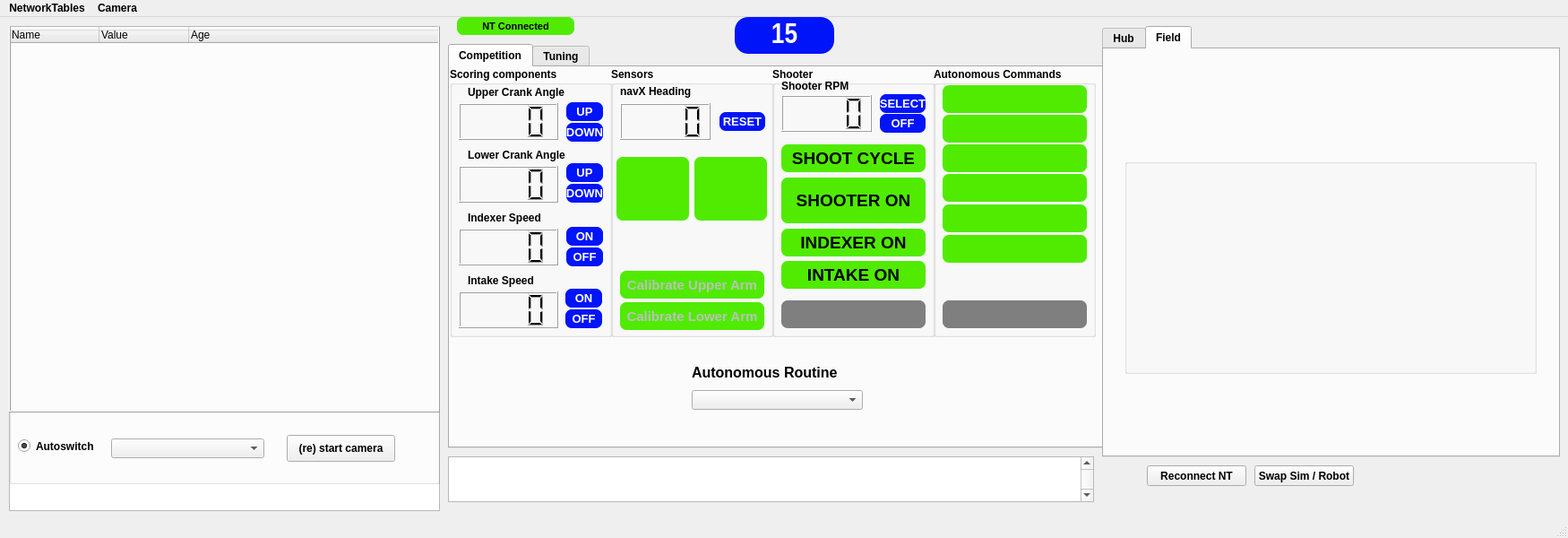
<?xml version="1.0" encoding="UTF-8"?>
<ui version="4.0">
 <class>MainWindow</class>
 <widget class="QMainWindow" name="MainWindow">
  <property name="geometry">
   <rect>
    <x>0</x>
    <y>0</y>
    <width>1750</width>
    <height>600</height>
   </rect>
  </property>
  <property name="font">
   <font>
    <weight>75</weight>
    <bold>true</bold>
   </font>
  </property>
  <property name="windowTitle">
   <string>FRC 2429 Blockhead Dashboard</string>
  </property>
  <property name="windowIcon">
   <iconset>
    <normaloff>png/blockhead.ico</normaloff>png/blockhead.ico</iconset>
  </property>
  <widget class="QWidget" name="centralwidget">
   <widget class="QTreeWidget" name="qt_tree_widget_nt">
    <property name="geometry">
     <rect>
      <x>10</x>
      <y>10</y>
      <width>481</width>
      <height>541</height>
     </rect>
    </property>
    <property name="font">
     <font>
      <weight>50</weight>
      <bold>false</bold>
     </font>
    </property>
    <column>
     <property name="text">
      <string>Name</string>
     </property>
    </column>
    <column>
     <property name="text">
      <string>Value</string>
     </property>
    </column>
    <column>
     <property name="text">
      <string>Age</string>
     </property>
    </column>
   </widget>
   <widget class="QPlainTextEdit" name="qt_text_status">
    <property name="geometry">
     <rect>
      <x>500</x>
      <y>490</y>
      <width>721</width>
      <height>51</height>
     </rect>
    </property>
    <property name="verticalScrollBarPolicy">
     <enum>Qt::ScrollBarAlwaysOn</enum>
    </property>
    <property name="readOnly">
     <bool>true</bool>
    </property>
   </widget>
   <widget class="QPushButton" name="qt_button_reconnect">
    <property name="geometry">
     <rect>
      <x>1280</x>
      <y>500</y>
      <width>111</width>
      <height>23</height>
     </rect>
    </property>
    <property name="text">
     <string>Reconnect NT</string>
    </property>
   </widget>
   <widget class="QTabWidget" name="tabWidget">
    <property name="geometry">
     <rect>
      <x>500</x>
      <y>30</y>
      <width>731</width>
      <height>451</height>
     </rect>
    </property>
    <property name="currentIndex">
     <number>0</number>
    </property>
    <widget class="QWidget" name="tab">
     <attribute name="title">
      <string>Competition</string>
     </attribute>
     <widget class="QGroupBox" name="groupBox_4">
      <property name="geometry">
       <rect>
        <x>360</x>
        <y>0</y>
        <width>181</width>
        <height>301</height>
       </rect>
      </property>
      <property name="title">
       <string>Shooter</string>
      </property>
      <widget class="QLabel" name="qlabel_shooter_indicator">
       <property name="enabled">
        <bool>false</bool>
       </property>
       <property name="geometry">
        <rect>
         <x>10</x>
         <y>123</y>
         <width>161</width>
         <height>51</height>
        </rect>
       </property>
       <property name="font">
        <font>
         <family>MS Shell Dlg 2</family>
         <pointsize>14</pointsize>
         <weight>75</weight>
         <bold>true</bold>
        </font>
       </property>
       <property name="styleSheet">
        <string notr="true">border: 7px;
border-radius: 7px;
background-color:rgb(80, 235, 0);
color:rgb(0, 0, 0);</string>
       </property>
       <property name="text">
        <string>SHOOTER ON</string>
       </property>
       <property name="textFormat">
        <enum>Qt::AutoText</enum>
       </property>
       <property name="alignment">
        <set>Qt::AlignCenter</set>
       </property>
      </widget>
      <widget class="QLabel2" name="qlabel_shoot_cycle_indicator">
       <property name="enabled">
        <bool>true</bool>
       </property>
       <property name="geometry">
        <rect>
         <x>10</x>
         <y>86</y>
         <width>161</width>
         <height>31</height>
        </rect>
       </property>
       <property name="font">
        <font>
         <family>MS Shell Dlg 2</family>
         <pointsize>14</pointsize>
         <weight>75</weight>
         <bold>true</bold>
        </font>
       </property>
       <property name="styleSheet">
        <string notr="true">border: 7px;
border-radius: 7px;
background-color:rgb(80, 235, 0);</string>
       </property>
       <property name="text">
        <string>SHOOT CYCLE</string>
       </property>
       <property name="textFormat">
        <enum>Qt::AutoText</enum>
       </property>
       <property name="alignment">
        <set>Qt::AlignCenter</set>
       </property>
      </widget>
      <widget class="QLabel2" name="qlabel_indexer_indicator">
       <property name="enabled">
        <bool>true</bool>
       </property>
       <property name="geometry">
        <rect>
         <x>10</x>
         <y>180</y>
         <width>161</width>
         <height>31</height>
        </rect>
       </property>
       <property name="font">
        <font>
         <family>MS Shell Dlg 2</family>
         <pointsize>14</pointsize>
         <weight>75</weight>
         <bold>true</bold>
        </font>
       </property>
       <property name="styleSheet">
        <string notr="true">border: 7px;
border-radius: 7px;
background-color:rgb(80, 235, 0);</string>
       </property>
       <property name="text">
        <string>INDEXER ON</string>
       </property>
       <property name="textFormat">
        <enum>Qt::AutoText</enum>
       </property>
       <property name="alignment">
        <set>Qt::AlignCenter</set>
       </property>
      </widget>
      <widget class="QLabel2" name="qlabel_game_piece_indicator">
       <property name="geometry">
        <rect>
         <x>10</x>
         <y>260</y>
         <width>161</width>
         <height>31</height>
        </rect>
       </property>
       <property name="font">
        <font>
         <pointsize>12</pointsize>
         <weight>75</weight>
         <bold>true</bold>
        </font>
       </property>
       <property name="styleSheet">
        <string notr="true">border: 7px;
border-radius: 7px;
background-color:rgb(127, 127, 127);</string>
       </property>
       <property name="text">
        <string>&lt;Cone or Cube&gt;</string>
       </property>
       <property name="textFormat">
        <enum>Qt::AutoText</enum>
       </property>
       <property name="alignment">
        <set>Qt::AlignCenter</set>
       </property>
      </widget>
      <widget class="QLabel2" name="qlabel_shooter_on_indicator">
       <property name="enabled">
        <bool>true</bool>
       </property>
       <property name="geometry">
        <rect>
         <x>120</x>
         <y>30</y>
         <width>51</width>
         <height>21</height>
        </rect>
       </property>
       <property name="font">
        <font>
         <family>MS Shell Dlg 2</family>
         <pointsize>10</pointsize>
         <weight>75</weight>
         <bold>true</bold>
        </font>
       </property>
       <property name="styleSheet">
        <string notr="true">border: 7px;
border-radius: 7px;
color:rgb(255, 255, 255);
background-color:rgb(0, 20, 250);</string>
       </property>
       <property name="text">
        <string>SELECT</string>
       </property>
       <property name="textFormat">
        <enum>Qt::AutoText</enum>
       </property>
       <property name="alignment">
        <set>Qt::AlignCenter</set>
       </property>
      </widget>
      <widget class="QLCDNumber" name="qlcd_shooter_speed">
       <property name="enabled">
        <bool>true</bool>
       </property>
       <property name="geometry">
        <rect>
         <x>10</x>
         <y>31</y>
         <width>101</width>
         <height>41</height>
        </rect>
       </property>
       <property name="digitCount">
        <number>4</number>
       </property>
      </widget>
      <widget class="QLabel" name="label_12">
       <property name="geometry">
        <rect>
         <x>10</x>
         <y>13</y>
         <width>131</width>
         <height>16</height>
        </rect>
       </property>
       <property name="text">
        <string>Shooter RPM</string>
       </property>
      </widget>
      <widget class="QLabel2" name="qlabel_shooter_off_indicator">
       <property name="enabled">
        <bool>true</bool>
       </property>
       <property name="geometry">
        <rect>
         <x>120</x>
         <y>52</y>
         <width>51</width>
         <height>21</height>
        </rect>
       </property>
       <property name="font">
        <font>
         <family>MS Shell Dlg 2</family>
         <pointsize>10</pointsize>
         <weight>75</weight>
         <bold>true</bold>
        </font>
       </property>
       <property name="styleSheet">
        <string notr="true">border: 7px;
border-radius: 7px;
color:rgb(255, 255, 255);
background-color:rgb(0, 20, 250);</string>
       </property>
       <property name="text">
        <string>OFF</string>
       </property>
       <property name="textFormat">
        <enum>Qt::AutoText</enum>
       </property>
       <property name="alignment">
        <set>Qt::AlignCenter</set>
       </property>
      </widget>
      <widget class="QLabel2" name="qlabel_intake_indicator">
       <property name="enabled">
        <bool>true</bool>
       </property>
       <property name="geometry">
        <rect>
         <x>10</x>
         <y>216</y>
         <width>161</width>
         <height>31</height>
        </rect>
       </property>
       <property name="font">
        <font>
         <family>MS Shell Dlg 2</family>
         <pointsize>14</pointsize>
         <weight>75</weight>
         <bold>true</bold>
        </font>
       </property>
       <property name="styleSheet">
        <string notr="true">border: 7px;
border-radius: 7px;
background-color:rgb(80, 235, 0);</string>
       </property>
       <property name="text">
        <string>INTAKE ON</string>
       </property>
       <property name="textFormat">
        <enum>Qt::AutoText</enum>
       </property>
       <property name="alignment">
        <set>Qt::AlignCenter</set>
       </property>
      </widget>
     </widget>
     <widget class="QGroupBox" name="groupBox">
      <property name="geometry">
       <rect>
        <x>0</x>
        <y>0</y>
        <width>181</width>
        <height>301</height>
       </rect>
      </property>
      <property name="title">
       <string>Scoring components</string>
      </property>
      <widget class="QLabel" name="label_2">
       <property name="geometry">
        <rect>
         <x>20</x>
         <y>20</y>
         <width>131</width>
         <height>16</height>
        </rect>
       </property>
       <property name="text">
        <string>Upper Crank Angle</string>
       </property>
      </widget>
      <widget class="QLCDNumber" name="qlcd_upper_crank_angle">
       <property name="geometry">
        <rect>
         <x>10</x>
         <y>40</y>
         <width>111</width>
         <height>41</height>
        </rect>
       </property>
       <property name="digitCount">
        <number>4</number>
       </property>
      </widget>
      <widget class="QLCDNumber" name="qlcd_lower_crank_angle">
       <property name="geometry">
        <rect>
         <x>10</x>
         <y>110</y>
         <width>111</width>
         <height>41</height>
        </rect>
       </property>
       <property name="digitCount">
        <number>4</number>
       </property>
      </widget>
      <widget class="QLabel" name="label_4">
       <property name="geometry">
        <rect>
         <x>20</x>
         <y>90</y>
         <width>131</width>
         <height>16</height>
        </rect>
       </property>
       <property name="text">
        <string>Lower Crank Angle</string>
       </property>
      </widget>
      <widget class="QLCDNumber" name="qlcd_indexer_speed">
       <property name="geometry">
        <rect>
         <x>10</x>
         <y>180</y>
         <width>111</width>
         <height>41</height>
        </rect>
       </property>
       <property name="font">
        <font>
         <family>Comic Sans MS</family>
         <weight>75</weight>
         <bold>true</bold>
        </font>
       </property>
       <property name="lineWidth">
        <number>1</number>
       </property>
       <property name="digitCount">
        <number>4</number>
       </property>
       <property name="segmentStyle">
        <enum>QLCDNumber::Filled</enum>
       </property>
      </widget>
      <widget class="QLabel" name="label">
       <property name="geometry">
        <rect>
         <x>20</x>
         <y>160</y>
         <width>131</width>
         <height>16</height>
        </rect>
       </property>
       <property name="text">
        <string>Indexer Speed</string>
       </property>
      </widget>
      <widget class="QLabel" name="label_10">
       <property name="geometry">
        <rect>
         <x>20</x>
         <y>230</y>
         <width>131</width>
         <height>16</height>
        </rect>
       </property>
       <property name="text">
        <string>Intake Speed</string>
       </property>
      </widget>
      <widget class="QLCDNumber" name="qlcd_intake_speed">
       <property name="geometry">
        <rect>
         <x>10</x>
         <y>250</y>
         <width>111</width>
         <height>41</height>
        </rect>
       </property>
       <property name="font">
        <font>
         <family>Comic Sans MS</family>
         <weight>75</weight>
         <bold>true</bold>
        </font>
       </property>
       <property name="lineWidth">
        <number>1</number>
       </property>
       <property name="digitCount">
        <number>4</number>
       </property>
       <property name="segmentStyle">
        <enum>QLCDNumber::Filled</enum>
       </property>
      </widget>
      <widget class="QLabel2" name="qlabel_upper_crank_up_indicator">
       <property name="geometry">
        <rect>
         <x>130</x>
         <y>39</y>
         <width>41</width>
         <height>21</height>
        </rect>
       </property>
       <property name="font">
        <font>
         <family>MS Shell Dlg 2</family>
         <pointsize>10</pointsize>
         <weight>75</weight>
         <bold>true</bold>
        </font>
       </property>
       <property name="styleSheet">
        <string notr="true">border: 7px;
border-radius: 7px;
color:rgb(255, 255, 255);
background-color:rgb(0, 20, 250);</string>
       </property>
       <property name="text">
        <string>UP</string>
       </property>
       <property name="textFormat">
        <enum>Qt::AutoText</enum>
       </property>
       <property name="alignment">
        <set>Qt::AlignCenter</set>
       </property>
      </widget>
      <widget class="QLabel2" name="qlabel_upper_crank_down_indicator">
       <property name="geometry">
        <rect>
         <x>130</x>
         <y>62</y>
         <width>41</width>
         <height>21</height>
        </rect>
       </property>
       <property name="font">
        <font>
         <family>MS Shell Dlg 2</family>
         <pointsize>10</pointsize>
         <weight>75</weight>
         <bold>true</bold>
        </font>
       </property>
       <property name="styleSheet">
        <string notr="true">border: 7px;
border-radius: 7px;
color:rgb(255, 255, 255);
background-color:rgb(0, 20, 250);</string>
       </property>
       <property name="text">
        <string>DOWN</string>
       </property>
       <property name="textFormat">
        <enum>Qt::AutoText</enum>
       </property>
       <property name="alignment">
        <set>Qt::AlignCenter</set>
       </property>
      </widget>
      <widget class="QLabel2" name="qlabel_indexer_on_indicator">
       <property name="geometry">
        <rect>
         <x>130</x>
         <y>178</y>
         <width>41</width>
         <height>21</height>
        </rect>
       </property>
       <property name="font">
        <font>
         <family>MS Shell Dlg 2</family>
         <pointsize>10</pointsize>
         <weight>75</weight>
         <bold>true</bold>
        </font>
       </property>
       <property name="styleSheet">
        <string notr="true">border: 7px;
border-radius: 7px;
color:rgb(255, 255, 255);
background-color:rgb(0, 20, 250);</string>
       </property>
       <property name="text">
        <string>ON</string>
       </property>
       <property name="textFormat">
        <enum>Qt::AutoText</enum>
       </property>
       <property name="alignment">
        <set>Qt::AlignCenter</set>
       </property>
      </widget>
      <widget class="QLabel2" name="qlabel_indexer_off_indicator">
       <property name="geometry">
        <rect>
         <x>130</x>
         <y>201</y>
         <width>41</width>
         <height>21</height>
        </rect>
       </property>
       <property name="font">
        <font>
         <family>MS Shell Dlg 2</family>
         <pointsize>10</pointsize>
         <weight>75</weight>
         <bold>true</bold>
        </font>
       </property>
       <property name="styleSheet">
        <string notr="true">border: 7px;
border-radius: 7px;
color:rgb(255, 255, 255);
background-color:rgb(0, 20, 250);</string>
       </property>
       <property name="text">
        <string>OFF</string>
       </property>
       <property name="textFormat">
        <enum>Qt::AutoText</enum>
       </property>
       <property name="alignment">
        <set>Qt::AlignCenter</set>
       </property>
      </widget>
      <widget class="QLabel2" name="qlabel_lower_crank_up_indicator">
       <property name="geometry">
        <rect>
         <x>130</x>
         <y>107</y>
         <width>41</width>
         <height>21</height>
        </rect>
       </property>
       <property name="font">
        <font>
         <family>MS Shell Dlg 2</family>
         <pointsize>10</pointsize>
         <weight>75</weight>
         <bold>true</bold>
        </font>
       </property>
       <property name="styleSheet">
        <string notr="true">border: 7px;
border-radius: 7px;
color:rgb(255, 255, 255);
background-color:rgb(0, 20, 250);</string>
       </property>
       <property name="text">
        <string>UP</string>
       </property>
       <property name="textFormat">
        <enum>Qt::AutoText</enum>
       </property>
       <property name="alignment">
        <set>Qt::AlignCenter</set>
       </property>
      </widget>
      <widget class="QLabel2" name="qlabel_lower_crank_down_indicator">
       <property name="geometry">
        <rect>
         <x>130</x>
         <y>130</y>
         <width>41</width>
         <height>21</height>
        </rect>
       </property>
       <property name="font">
        <font>
         <family>MS Shell Dlg 2</family>
         <pointsize>10</pointsize>
         <weight>75</weight>
         <bold>true</bold>
        </font>
       </property>
       <property name="styleSheet">
        <string notr="true">border: 7px;
border-radius: 7px;
color:rgb(255, 255, 255);
background-color:rgb(0, 20, 250);</string>
       </property>
       <property name="text">
        <string>DOWN</string>
       </property>
       <property name="textFormat">
        <enum>Qt::AutoText</enum>
       </property>
       <property name="alignment">
        <set>Qt::AlignCenter</set>
       </property>
      </widget>
      <widget class="QLabel2" name="qlabel_intake_off_indicator">
       <property name="geometry">
        <rect>
         <x>129</x>
         <y>270</y>
         <width>41</width>
         <height>21</height>
        </rect>
       </property>
       <property name="font">
        <font>
         <family>MS Shell Dlg 2</family>
         <pointsize>10</pointsize>
         <weight>75</weight>
         <bold>true</bold>
        </font>
       </property>
       <property name="styleSheet">
        <string notr="true">border: 7px;
border-radius: 7px;
color:rgb(255, 255, 255);
background-color:rgb(0, 20, 250);</string>
       </property>
       <property name="text">
        <string>OFF</string>
       </property>
       <property name="textFormat">
        <enum>Qt::AutoText</enum>
       </property>
       <property name="alignment">
        <set>Qt::AlignCenter</set>
       </property>
      </widget>
      <widget class="QLabel2" name="qlabel_intake_on_indicator">
       <property name="geometry">
        <rect>
         <x>129</x>
         <y>247</y>
         <width>41</width>
         <height>21</height>
        </rect>
       </property>
       <property name="font">
        <font>
         <family>MS Shell Dlg 2</family>
         <pointsize>10</pointsize>
         <weight>75</weight>
         <bold>true</bold>
        </font>
       </property>
       <property name="styleSheet">
        <string notr="true">border: 7px;
border-radius: 7px;
color:rgb(255, 255, 255);
background-color:rgb(0, 20, 250);</string>
       </property>
       <property name="text">
        <string>ON</string>
       </property>
       <property name="textFormat">
        <enum>Qt::AutoText</enum>
       </property>
       <property name="alignment">
        <set>Qt::AlignCenter</set>
       </property>
      </widget>
     </widget>
     <widget class="QGroupBox" name="groupBox_2">
      <property name="geometry">
       <rect>
        <x>180</x>
        <y>0</y>
        <width>181</width>
        <height>301</height>
       </rect>
      </property>
      <property name="font">
       <font>
        <family>MS Shell Dlg 2</family>
        <weight>75</weight>
        <bold>true</bold>
       </font>
      </property>
      <property name="title">
       <string>Sensors</string>
      </property>
      <widget class="QLabel2" name="qlabel_turret_calibration_indicator">
       <property name="enabled">
        <bool>false</bool>
       </property>
       <property name="geometry">
        <rect>
         <x>10</x>
         <y>262</y>
         <width>161</width>
         <height>31</height>
        </rect>
       </property>
       <property name="font">
        <font>
         <family>MS Shell Dlg 2</family>
         <pointsize>11</pointsize>
         <weight>75</weight>
         <italic>false</italic>
         <bold>true</bold>
        </font>
       </property>
       <property name="styleSheet">
        <string notr="true">border: 7px;
border-radius: 7px;
background-color:rgb(80, 235, 0);</string>
       </property>
       <property name="text">
        <string>Calibrate Lower Arm</string>
       </property>
       <property name="textFormat">
        <enum>Qt::AutoText</enum>
       </property>
       <property name="alignment">
        <set>Qt::AlignCenter</set>
       </property>
      </widget>
      <widget class="QLabel2" name="qlabel_arm_calibration_indicator">
       <property name="enabled">
        <bool>false</bool>
       </property>
       <property name="geometry">
        <rect>
         <x>10</x>
         <y>227</y>
         <width>161</width>
         <height>31</height>
        </rect>
       </property>
       <property name="font">
        <font>
         <family>MS Shell Dlg 2</family>
         <pointsize>11</pointsize>
         <weight>75</weight>
         <bold>true</bold>
        </font>
       </property>
       <property name="styleSheet">
        <string notr="true">border: 7px;
border-radius: 7px;
background-color:rgb(80, 235, 0);</string>
       </property>
       <property name="text">
        <string>Calibrate Upper Arm</string>
       </property>
       <property name="textFormat">
        <enum>Qt::AutoText</enum>
       </property>
       <property name="alignment">
        <set>Qt::AlignCenter</set>
       </property>
      </widget>
      <widget class="QLabel" name="label_11">
       <property name="geometry">
        <rect>
         <x>10</x>
         <y>19</y>
         <width>131</width>
         <height>16</height>
        </rect>
       </property>
       <property name="text">
        <string>navX Heading</string>
       </property>
      </widget>
      <widget class="QLCDNumber" name="qlcd_navx_heading">
       <property name="geometry">
        <rect>
         <x>10</x>
         <y>40</y>
         <width>101</width>
         <height>41</height>
        </rect>
       </property>
       <property name="digitCount">
        <number>4</number>
       </property>
      </widget>
      <widget class="QLabel2" name="qlabel_navx_reset_indicator">
       <property name="geometry">
        <rect>
         <x>121</x>
         <y>50</y>
         <width>51</width>
         <height>21</height>
        </rect>
       </property>
       <property name="font">
        <font>
         <family>MS Shell Dlg 2</family>
         <pointsize>10</pointsize>
         <weight>75</weight>
         <bold>true</bold>
        </font>
       </property>
       <property name="styleSheet">
        <string notr="true">border: 7px;
border-radius: 7px;
color:rgb(255, 255, 255);
background-color:rgb(0, 20, 250);</string>
       </property>
       <property name="text">
        <string>RESET</string>
       </property>
       <property name="textFormat">
        <enum>Qt::AutoText</enum>
       </property>
       <property name="alignment">
        <set>Qt::AlignCenter</set>
       </property>
      </widget>
      <widget class="QLabel2" name="qlabel_green_target_indicator">
       <property name="enabled">
        <bool>true</bool>
       </property>
       <property name="geometry">
        <rect>
         <x>6</x>
         <y>100</y>
         <width>81</width>
         <height>71</height>
        </rect>
       </property>
       <property name="font">
        <font>
         <family>MS Shell Dlg 2</family>
         <pointsize>11</pointsize>
         <weight>75</weight>
         <bold>true</bold>
        </font>
       </property>
       <property name="styleSheet">
        <string notr="true">border: 7px;
border-radius: 7px;
background-color:rgb(80, 235, 0);</string>
       </property>
       <property name="text">
        <string>&lt;ORANGE
TARGET
 DETECTED&gt;</string>
       </property>
       <property name="textFormat">
        <enum>Qt::AutoText</enum>
       </property>
       <property name="alignment">
        <set>Qt::AlignCenter</set>
       </property>
      </widget>
      <widget class="QLabel2" name="qlabel_apriltag_target_indicator">
       <property name="enabled">
        <bool>true</bool>
       </property>
       <property name="geometry">
        <rect>
         <x>93</x>
         <y>100</y>
         <width>81</width>
         <height>71</height>
        </rect>
       </property>
       <property name="font">
        <font>
         <family>MS Shell Dlg 2</family>
         <pointsize>11</pointsize>
         <weight>75</weight>
         <bold>true</bold>
        </font>
       </property>
       <property name="styleSheet">
        <string notr="true">border: 7px;
border-radius: 7px;
background-color:rgb(80, 235, 0);</string>
       </property>
       <property name="text">
        <string>&lt;APRIL
TAG
 DETECTED&gt;</string>
       </property>
       <property name="textFormat">
        <enum>Qt::AutoText</enum>
       </property>
       <property name="alignment">
        <set>Qt::AlignCenter</set>
       </property>
      </widget>
     </widget>
     <widget class="QGroupBox" name="groupBox_3">
      <property name="geometry">
       <rect>
        <x>540</x>
        <y>0</y>
        <width>181</width>
        <height>301</height>
       </rect>
      </property>
      <property name="title">
       <string>Autonomous Commands</string>
      </property>
      <widget class="QLabel2" name="qlabel_cmd1_indicator">
       <property name="enabled">
        <bool>false</bool>
       </property>
       <property name="geometry">
        <rect>
         <x>10</x>
         <y>20</y>
         <width>161</width>
         <height>31</height>
        </rect>
       </property>
       <property name="font">
        <font>
         <pointsize>12</pointsize>
         <weight>75</weight>
         <bold>true</bold>
        </font>
       </property>
       <property name="styleSheet">
        <string notr="true">border: 7px;
border-radius: 7px;
background-color:rgb(80, 235, 0);</string>
       </property>
       <property name="text">
        <string>&lt;CMD&gt;</string>
       </property>
       <property name="textFormat">
        <enum>Qt::AutoText</enum>
       </property>
       <property name="alignment">
        <set>Qt::AlignCenter</set>
       </property>
      </widget>
      <widget class="QLabel2" name="qlabel_cmd3_indicator">
       <property name="enabled">
        <bool>false</bool>
       </property>
       <property name="geometry">
        <rect>
         <x>10</x>
         <y>86</y>
         <width>161</width>
         <height>31</height>
        </rect>
       </property>
       <property name="font">
        <font>
         <pointsize>12</pointsize>
         <weight>75</weight>
         <bold>true</bold>
        </font>
       </property>
       <property name="styleSheet">
        <string notr="true">border: 7px;
border-radius: 7px;
background-color:rgb(80, 235, 0);</string>
       </property>
       <property name="text">
        <string>&lt;CMD&gt;</string>
       </property>
       <property name="textFormat">
        <enum>Qt::AutoText</enum>
       </property>
       <property name="alignment">
        <set>Qt::AlignCenter</set>
       </property>
      </widget>
      <widget class="QLabel2" name="qlabel_cmd4_indicator">
       <property name="enabled">
        <bool>false</bool>
       </property>
       <property name="geometry">
        <rect>
         <x>10</x>
         <y>119</y>
         <width>161</width>
         <height>31</height>
        </rect>
       </property>
       <property name="font">
        <font>
         <pointsize>12</pointsize>
         <weight>75</weight>
         <bold>true</bold>
        </font>
       </property>
       <property name="styleSheet">
        <string notr="true">border: 7px;
border-radius: 7px;
background-color:rgb(80, 235, 0);</string>
       </property>
       <property name="text">
        <string>&lt;CMD&gt;</string>
       </property>
       <property name="textFormat">
        <enum>Qt::AutoText</enum>
       </property>
       <property name="alignment">
        <set>Qt::AlignCenter</set>
       </property>
      </widget>
      <widget class="QLabel2" name="qlabel_cmd5_indicator">
       <property name="enabled">
        <bool>false</bool>
       </property>
       <property name="geometry">
        <rect>
         <x>10</x>
         <y>153</y>
         <width>161</width>
         <height>31</height>
        </rect>
       </property>
       <property name="font">
        <font>
         <pointsize>12</pointsize>
         <weight>75</weight>
         <bold>true</bold>
        </font>
       </property>
       <property name="styleSheet">
        <string notr="true">border: 7px;
border-radius: 7px;
background-color:rgb(80, 235, 0);</string>
       </property>
       <property name="text">
        <string>&lt;CMD&gt;</string>
       </property>
       <property name="textFormat">
        <enum>Qt::AutoText</enum>
       </property>
       <property name="alignment">
        <set>Qt::AlignCenter</set>
       </property>
      </widget>
      <widget class="QLabel2" name="qlabel_cmd2_indicator">
       <property name="enabled">
        <bool>false</bool>
       </property>
       <property name="geometry">
        <rect>
         <x>10</x>
         <y>53</y>
         <width>161</width>
         <height>31</height>
        </rect>
       </property>
       <property name="font">
        <font>
         <pointsize>12</pointsize>
         <weight>75</weight>
         <bold>true</bold>
        </font>
       </property>
       <property name="styleSheet">
        <string notr="true">border: 7px;
border-radius: 7px;
background-color:rgb(80, 235, 0);</string>
       </property>
       <property name="text">
        <string>&lt;CMD&gt;</string>
       </property>
       <property name="textFormat">
        <enum>Qt::AutoText</enum>
       </property>
       <property name="alignment">
        <set>Qt::AlignCenter</set>
       </property>
      </widget>
      <widget class="QLabel2" name="qlabel_cmd6_indicator">
       <property name="enabled">
        <bool>false</bool>
       </property>
       <property name="geometry">
        <rect>
         <x>10</x>
         <y>187</y>
         <width>161</width>
         <height>31</height>
        </rect>
       </property>
       <property name="font">
        <font>
         <pointsize>12</pointsize>
         <weight>75</weight>
         <bold>true</bold>
        </font>
       </property>
       <property name="styleSheet">
        <string notr="true">border: 7px;
border-radius: 7px;
background-color:rgb(80, 235, 0);</string>
       </property>
       <property name="text">
        <string>&lt;CMD&gt;</string>
       </property>
       <property name="textFormat">
        <enum>Qt::AutoText</enum>
       </property>
       <property name="alignment">
        <set>Qt::AlignCenter</set>
       </property>
      </widget>
      <widget class="QLabel2" name="qlabel_align_to_target_indicator">
       <property name="geometry">
        <rect>
         <x>10</x>
         <y>260</y>
         <width>161</width>
         <height>31</height>
        </rect>
       </property>
       <property name="font">
        <font>
         <pointsize>12</pointsize>
         <weight>75</weight>
         <bold>true</bold>
        </font>
       </property>
       <property name="styleSheet">
        <string notr="true">border: 7px;
border-radius: 7px;
background-color:rgb(127, 127, 127);</string>
       </property>
       <property name="text">
        <string>&lt;Align To Target&gt;</string>
       </property>
       <property name="textFormat">
        <enum>Qt::AutoText</enum>
       </property>
       <property name="alignment">
        <set>Qt::AlignCenter</set>
       </property>
      </widget>
     </widget>
     <widget class="QComboBox" name="qcombobox_autonomous_routines">
      <property name="geometry">
       <rect>
        <x>270</x>
        <y>360</y>
        <width>191</width>
        <height>22</height>
       </rect>
      </property>
      <property name="font">
       <font>
        <pointsize>10</pointsize>
        <weight>75</weight>
        <bold>true</bold>
       </font>
      </property>
     </widget>
     <widget class="QLabel" name="label_5">
      <property name="geometry">
       <rect>
        <x>270</x>
        <y>330</y>
        <width>181</width>
        <height>20</height>
       </rect>
      </property>
      <property name="font">
       <font>
        <pointsize>12</pointsize>
        <weight>75</weight>
        <bold>true</bold>
       </font>
      </property>
      <property name="text">
       <string>Autonomous Routine</string>
      </property>
     </widget>
    </widget>
    <widget class="QWidget" name="tab_2">
     <attribute name="title">
      <string>Tuning</string>
     </attribute>
     <widget class="QLabel" name="label_3">
      <property name="geometry">
       <rect>
        <x>10</x>
        <y>10</y>
        <width>121</width>
        <height>16</height>
       </rect>
      </property>
      <property name="text">
       <string>Run Commands</string>
      </property>
     </widget>
     <widget class="QListWidget" name="qlistwidget_commands">
      <property name="geometry">
       <rect>
        <x>10</x>
        <y>30</y>
        <width>161</width>
        <height>401</height>
       </rect>
      </property>
     </widget>
     <widget class="QGroupBox" name="groupBox_5">
      <property name="geometry">
       <rect>
        <x>190</x>
        <y>10</y>
        <width>561</width>
        <height>101</height>
       </rect>
      </property>
      <property name="title">
       <string/>
      </property>
      <widget class="QComboBox" name="qcombobox_nt_keys">
       <property name="geometry">
        <rect>
         <x>2</x>
         <y>22</y>
         <width>471</width>
         <height>22</height>
        </rect>
       </property>
       <property name="font">
        <font>
         <pointsize>10</pointsize>
         <weight>75</weight>
         <bold>true</bold>
        </font>
       </property>
      </widget>
      <widget class="QLabel" name="label_6">
       <property name="geometry">
        <rect>
         <x>0</x>
         <y>0</y>
         <width>121</width>
         <height>16</height>
        </rect>
       </property>
       <property name="text">
        <string>NT Keys</string>
       </property>
      </widget>
      <widget class="QLabel" name="label_8">
       <property name="geometry">
        <rect>
         <x>110</x>
         <y>0</y>
         <width>121</width>
         <height>16</height>
        </rect>
       </property>
       <property name="text">
        <string>Filter</string>
       </property>
      </widget>
      <widget class="QLabel" name="label_7">
       <property name="geometry">
        <rect>
         <x>10</x>
         <y>50</y>
         <width>91</width>
         <height>16</height>
        </rect>
       </property>
       <property name="text">
        <string>Current Value</string>
       </property>
      </widget>
      <widget class="QPlainTextEdit" name="qt_text_new_value">
       <property name="enabled">
        <bool>true</bool>
       </property>
       <property name="geometry">
        <rect>
         <x>220</x>
         <y>70</y>
         <width>161</width>
         <height>21</height>
        </rect>
       </property>
       <property name="verticalScrollBarPolicy">
        <enum>Qt::ScrollBarAlwaysOff</enum>
       </property>
      </widget>
      <widget class="QPushButton" name="qt_button_set_key">
       <property name="geometry">
        <rect>
         <x>390</x>
         <y>69</y>
         <width>81</width>
         <height>23</height>
        </rect>
       </property>
       <property name="text">
        <string>set NT key</string>
       </property>
      </widget>
      <widget class="QPlainTextEdit" name="qt_text_entry_filter">
       <property name="enabled">
        <bool>true</bool>
       </property>
       <property name="geometry">
        <rect>
         <x>160</x>
         <y>0</y>
         <width>121</width>
         <height>21</height>
        </rect>
       </property>
       <property name="focusPolicy">
        <enum>Qt::StrongFocus</enum>
       </property>
       <property name="verticalScrollBarPolicy">
        <enum>Qt::ScrollBarAlwaysOff</enum>
       </property>
      </widget>
      <widget class="QPlainTextEdit" name="qt_text_current_value">
       <property name="enabled">
        <bool>true</bool>
       </property>
       <property name="geometry">
        <rect>
         <x>10</x>
         <y>70</y>
         <width>191</width>
         <height>21</height>
        </rect>
       </property>
       <property name="verticalScrollBarPolicy">
        <enum>Qt::ScrollBarAlwaysOff</enum>
       </property>
       <property name="readOnly">
        <bool>true</bool>
       </property>
      </widget>
      <widget class="QLabel" name="label_9">
       <property name="geometry">
        <rect>
         <x>220</x>
         <y>50</y>
         <width>91</width>
         <height>16</height>
        </rect>
       </property>
       <property name="text">
        <string>New Value</string>
       </property>
      </widget>
     </widget>
    </widget>
   </widget>
   <widget class="QTabWidget" name="tabWidget_2">
    <property name="geometry">
     <rect>
      <x>1230</x>
      <y>10</y>
      <width>511</width>
      <height>481</height>
     </rect>
    </property>
    <property name="currentIndex">
     <number>1</number>
    </property>
    <widget class="QWidget" name="tab_3">
     <attribute name="title">
      <string>Hub</string>
     </attribute>
     <widget class="QLabel" name="qlabel_hub_image">
      <property name="geometry">
       <rect>
        <x>12</x>
        <y>40</y>
        <width>480</width>
        <height>384</height>
       </rect>
      </property>
      <property name="sizePolicy">
       <sizepolicy hsizetype="Fixed" vsizetype="Fixed">
        <horstretch>0</horstretch>
        <verstretch>0</verstretch>
       </sizepolicy>
      </property>
      <property name="styleSheet">
       <string notr="true"/>
      </property>
      <property name="text">
       <string/>
      </property>
      <property name="pixmap">
       <pixmap>png/hub_am-4671.png</pixmap>
      </property>
     </widget>
     <widget class="QLabel" name="qlabel_ball">
      <property name="geometry">
       <rect>
        <x>220</x>
        <y>130</y>
        <width>71</width>
        <height>71</height>
       </rect>
      </property>
      <property name="font">
       <font>
        <pointsize>12</pointsize>
        <weight>75</weight>
        <bold>true</bold>
       </font>
      </property>
      <property name="styleSheet">
       <string notr="true">border: 10px;
border-radius:35px;
background-color:rgb(10, 10, 227);</string>
      </property>
      <property name="text">
       <string/>
      </property>
      <property name="textFormat">
       <enum>Qt::AutoText</enum>
      </property>
      <property name="alignment">
       <set>Qt::AlignCenter</set>
      </property>
     </widget>
    </widget>
    <widget class="QWidget" name="tab_4">
     <attribute name="title">
      <string>Field</string>
     </attribute>
     <widget class="QGroupBox" name="qgroupbox_field">
      <property name="geometry">
       <rect>
        <x>23</x>
        <y>122</y>
        <width>460</width>
        <height>240</height>
       </rect>
      </property>
      <property name="title">
       <string/>
      </property>
      <widget class="QLabel" name="qlabel_robot">
       <property name="geometry">
        <rect>
         <x>190</x>
         <y>120</y>
         <width>41</width>
         <height>41</height>
        </rect>
       </property>
       <property name="sizePolicy">
        <sizepolicy hsizetype="Preferred" vsizetype="Preferred">
         <horstretch>0</horstretch>
         <verstretch>0</verstretch>
        </sizepolicy>
       </property>
       <property name="font">
        <font>
         <pointsize>12</pointsize>
         <weight>75</weight>
         <bold>true</bold>
        </font>
       </property>
       <property name="styleSheet">
        <string notr="true"/>
       </property>
       <property name="text">
        <string/>
       </property>
       <property name="textFormat">
        <enum>Qt::AutoText</enum>
       </property>
       <property name="pixmap">
        <pixmap>png/blockhead.png</pixmap>
       </property>
       <property name="scaledContents">
        <bool>true</bool>
       </property>
       <property name="alignment">
        <set>Qt::AlignCenter</set>
       </property>
      </widget>
     </widget>
     <widget class="QLabel" name="qlabel_field_image">
      <property name="geometry">
       <rect>
        <x>5</x>
        <y>110</y>
        <width>491</width>
        <height>261</height>
       </rect>
      </property>
      <property name="sizePolicy">
       <sizepolicy hsizetype="Fixed" vsizetype="Fixed">
        <horstretch>0</horstretch>
        <verstretch>0</verstretch>
       </sizepolicy>
      </property>
      <property name="styleSheet">
       <string notr="true"/>
      </property>
      <property name="text">
       <string/>
      </property>
      <property name="pixmap">
       <pixmap>png/field_small_2024.PNG</pixmap>
      </property>
     </widget>
     <zorder>qlabel_field_image</zorder>
     <zorder>qgroupbox_field</zorder>
    </widget>
   </widget>
   <widget class="QLabel" name="qlabel_nt_connected">
    <property name="geometry">
     <rect>
      <x>510</x>
      <y>0</y>
      <width>131</width>
      <height>20</height>
     </rect>
    </property>
    <property name="font">
     <font>
      <family>MS Shell Dlg 2</family>
      <pointsize>8</pointsize>
      <weight>75</weight>
      <bold>true</bold>
     </font>
    </property>
    <property name="styleSheet">
     <string notr="true">border: 7px;
border-radius: 7px;
background-color:rgb(80, 235, 0);</string>
    </property>
    <property name="text">
     <string>NT Connected</string>
    </property>
    <property name="textFormat">
     <enum>Qt::AutoText</enum>
    </property>
    <property name="alignment">
     <set>Qt::AlignCenter</set>
    </property>
   </widget>
   <widget class="QLabel2" name="qlabel_matchtime">
    <property name="geometry">
     <rect>
      <x>820</x>
      <y>0</y>
      <width>111</width>
      <height>41</height>
     </rect>
    </property>
    <property name="font">
     <font>
      <family>Arial Narrow</family>
      <pointsize>24</pointsize>
      <weight>75</weight>
      <italic>false</italic>
      <bold>true</bold>
     </font>
    </property>
    <property name="styleSheet">
     <string notr="true">border: 7px;
border-radius: 15px;
color:rgb(255, 255, 255);
background-color:rgb(0, 20, 250);</string>
    </property>
    <property name="text">
     <string>15</string>
    </property>
    <property name="textFormat">
     <enum>Qt::AutoText</enum>
    </property>
    <property name="alignment">
     <set>Qt::AlignCenter</set>
    </property>
   </widget>
   <widget class="QGroupBox" name="groupBox_6">
    <property name="geometry">
     <rect>
      <x>10</x>
      <y>10</y>
      <width>481</width>
      <height>511</height>
     </rect>
    </property>
    <property name="title">
     <string/>
    </property>
    <widget class="QLabel" name="qlabel_camera_view">
     <property name="geometry">
      <rect>
       <x>0</x>
       <y>-10</y>
       <width>481</width>
       <height>441</height>
      </rect>
     </property>
     <property name="frameShape">
      <enum>QFrame::Box</enum>
     </property>
     <property name="frameShadow">
      <enum>QFrame::Raised</enum>
     </property>
     <property name="text">
      <string/>
     </property>
     <property name="pixmap">
      <pixmap>png/blockhead_camera.png</pixmap>
     </property>
     <property name="scaledContents">
      <bool>false</bool>
     </property>
     <property name="alignment">
      <set>Qt::AlignCenter</set>
     </property>
    </widget>
    <widget class="QRadioButton" name="qradiobutton_autoswitch">
     <property name="geometry">
      <rect>
       <x>10</x>
       <y>460</y>
       <width>101</width>
       <height>17</height>
      </rect>
     </property>
     <property name="text">
      <string>Autoswitch</string>
     </property>
     <property name="checked">
      <bool>true</bool>
     </property>
    </widget>
    <widget class="QComboBox" name="qcombobox_cameras">
     <property name="geometry">
      <rect>
       <x>114</x>
       <y>460</y>
       <width>171</width>
       <height>22</height>
      </rect>
     </property>
    </widget>
    <widget class="QPushButton" name="qt_button_camera_enable">
     <property name="enabled">
      <bool>true</bool>
     </property>
     <property name="geometry">
      <rect>
       <x>310</x>
       <y>456</y>
       <width>121</width>
       <height>30</height>
      </rect>
     </property>
     <property name="text">
      <string>(re) start camera</string>
     </property>
    </widget>
   </widget>
   <widget class="QPushButton" name="qt_button_test">
    <property name="geometry">
     <rect>
      <x>1400</x>
      <y>500</y>
      <width>111</width>
      <height>23</height>
     </rect>
    </property>
    <property name="text">
     <string>Swap Sim / Robot</string>
    </property>
   </widget>
   <zorder>qt_tree_widget_nt</zorder>
   <zorder>tabWidget</zorder>
   <zorder>qt_text_status</zorder>
   <zorder>qt_button_reconnect</zorder>
   <zorder>tabWidget_2</zorder>
   <zorder>qlabel_nt_connected</zorder>
   <zorder>qlabel_matchtime</zorder>
   <zorder>groupBox_6</zorder>
   <zorder>qt_button_test</zorder>
  </widget>
  <widget class="QMenuBar" name="menubar">
   <property name="geometry">
    <rect>
     <x>0</x>
     <y>0</y>
     <width>1750</width>
     <height>21</height>
    </rect>
   </property>
   <widget class="QMenu" name="menuFile">
    <property name="title">
     <string>NetworkTables</string>
    </property>
    <addaction name="qaction_show_hide"/>
    <addaction name="qaction_refresh"/>
   </widget>
   <widget class="QMenu" name="menuNetworkTables">
    <property name="title">
     <string>Camera</string>
    </property>
   </widget>
   <addaction name="menuFile"/>
   <addaction name="menuNetworkTables"/>
  </widget>
  <widget class="QStatusBar" name="statusbar"/>
  <action name="qaction_show_hide">
   <property name="text">
    <string>Show / Hide</string>
   </property>
  </action>
  <action name="qaction_refresh">
   <property name="text">
    <string>Refresh</string>
   </property>
  </action>
 </widget>
 <customwidgets>
  <customwidget>
   <class>QLabel2</class>
   <extends>QLabel</extends>
   <header>qlabel2.h</header>
  </customwidget>
 </customwidgets>
 <resources>
  <include location="resources.qrc"/>
 </resources>
 <connections/>
</ui>
